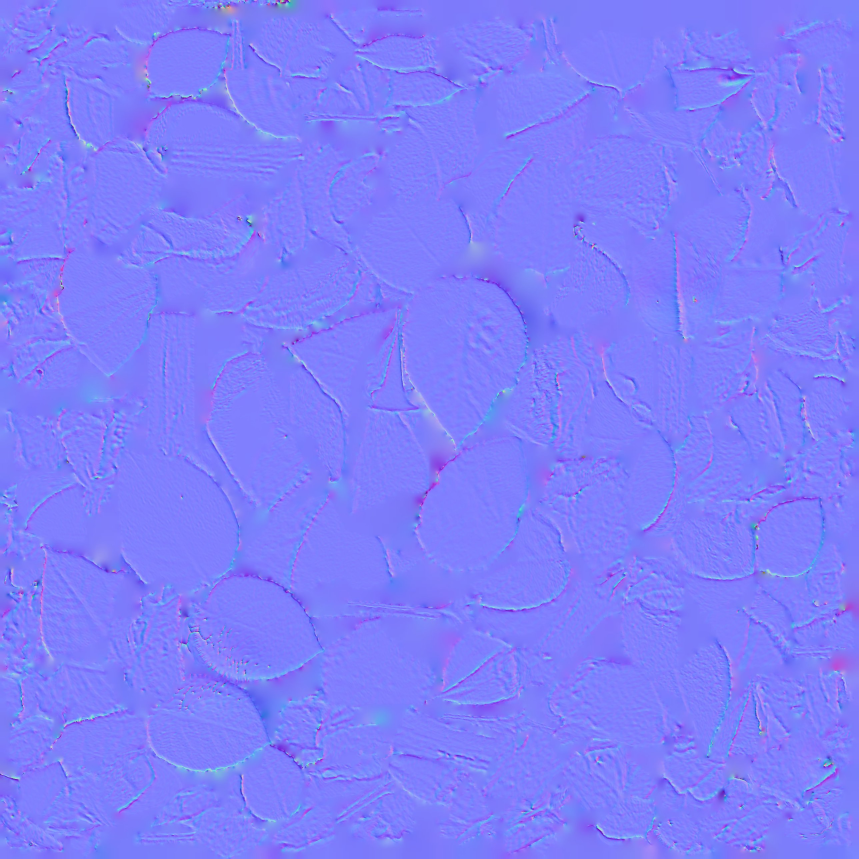
#> input picture data_archive/sources/50b48692-image.jpg, 2576 x 2576 px (shown at 1/3 size)
$ python -i loop_cube2.py   (imports and definitions only)
#> lines starting #> are read from the running program, lines starting #| are printed output that depends on the picture
### pipeline/common.py
import cv2, numpy as np, subprocess, os

W, H = (int(x_) for x_ in os.environ.get('DESIGN', '1280x720').split('x'))   # design canvas (720x1280 = 9:16)
FPS = 30
BPM = 100.0
BEAT = 60.0 / BPM


# [8 lines left out: function beat, not called in this run]


class Clip:
    # [17 lines left out: functions __init__, get, not called in this run]


def gradient_lut(stops):
    """stops: list of (pos, (r,g,b)). returns 256x3 BGR float32 LUT 0..1"""
    xs = np.linspace(0, 1, 256)
    lut = np.zeros((256, 3), np.float32)
    ps = [s[0] for s in stops]
    for c in range(3):
        lut[:, 2 - c] = np.interp(xs, ps, [s[1][c] / 255.0 for s in stops])
    return lut


EMBER = gradient_lut([(0.0, (4, 1, 2)), (0.22, (52, 6, 10)), (0.45, (160, 34, 18)),
                      (0.66, (226, 120, 30)), (0.84, (246, 196, 80)), (1.0, (255, 244, 214))])
AMBER = gradient_lut([(0.0, (6, 2, 1)), (0.3, (90, 22, 8)), (0.6, (214, 112, 26)),
                      (0.85, (250, 205, 110)), (1.0, (255, 250, 232))])


def luma(img):
    return (img[..., 0] * 0.114 + img[..., 1] * 0.587 + img[..., 2] * 0.299)


# [24 lines left out: functions grade_map, warm_split, bloom, not called in this run]


def vignette(h=H, w=W, k=0.55):
    y, x = np.mgrid[0:h, 0:w].astype(np.float32)
    x = (x - w / 2) / (w / 2)
    y = (y - h / 2) / (h / 2)
    r = np.sqrt(x * x * 0.8 + y * y)
    return np.clip(1 - k * r ** 2.2, 0, 1)[..., None].astype(np.float32)


_rng = np.random.default_rng(7)


# [5 lines left out: function grain, not called in this run]


def tonemap(img):
    # soft shoulder so highlights roll off instead of clipping (pristine look)
    return 1 - np.exp(-np.clip(img, 0, None) * 1.25) * 1.0 if False else np.clip(img / (1 + np.clip(img - 0.85, 0, None)), 0, 1)


class Writer:
    # [31 lines left out: functions __init__, write, close, not called in this run]


def soft_pulse(t, attack=0.12, release=0.45):
    """Delicate pulse: smooth rise (attack s) and gentle fall (release s) per beat, no hard edges.
    Stand-in for a smoothed audio envelope (RMS / low band) once the real track is in."""
    ph = t % BEAT
    up = np.clip(ph / attack, 0, 1)
    up = up * up * (3 - 2 * up)
    down = np.exp(-max(0.0, ph - attack) / release)
    bar = int(t / BEAT) % 4
    acc = 1.0 if (bar == 0 or os.environ.get('PULSE_NOACC')) else 0.7
    # blend from the tail of the previous beat so there is no step at the beat boundary
    prev_tail = np.exp(-(ph + BEAT - attack) / release)
    return float(max(up * down, prev_tail * (1 - up)) * acc)


# [21 lines left out: function halftone_color, not called in this run]

### pipeline/sheet_loop2.py
"""3D dot sheet, 15 s seamless loop, v2.
Fixes/additions vs loop v1:
 - no seams: each dot is split smoothly between the two nearest focus levels (no snapping)
 - no exposed edge: sheet starts right under the camera and is wider at the sides
 - steadier brightness: pass 1 measures each frame's brightness from the dots themselves,
   pass 2 applies a smoothed, loop-wrapped correction (partial, so the landscape still breathes)
 - subtle twinkle: individual ground-anchored dots glint; periodic per loop (seamless)
 - dust: ~1/3 as many specks, much smaller and fainter
Look, palette, tempo, horizon (1/4), travel and loop logic as loop v1."""
import sys
import opensimplex
from common import *

opensimplex.seed(70)
#> (this line was passed over: opensimplex is not available in this run)


def hexrgb(h):
    return tuple(int(h[i:i + 2], 16) for i in (0, 2, 4))


PAL = gradient_lut([(0.00, hexrgb('5A0620')), (0.14, hexrgb('8A0A34')), (0.30, hexrgb('C2183F')),
                    (0.48, hexrgb('D8542C')), (0.64, hexrgb('E8A322')), (0.80, hexrgb('F6B93A')),
                    (0.92, hexrgb('FFDC96')), (1.00, hexrgb('FFF1D8'))])
HAZE = np.array(hexrgb('E39A3C')[::-1], np.float32) / 255
DEEP = np.array(hexrgb('4A0418')[::-1], np.float32) / 255

FPX = H * 1.05
CAMY = 1.05
ZNEAR, ZFAR = 0.12, 20.0                       # sheet now starts under the camera (no exposed near edge)
DXW, DZW = 0.032, 0.040
S = 0.8
RES = 0.035
HORIZON = 0.25
LOOP = 15.0
SPEED = 0.78

rows = np.arange(ZNEAR, ZFAR, DZW, dtype=np.float32)
pts_x, pts_z, pts_c = [], [], []
for z in rows:
    half = max(z, 0.5) * (W / 2) / FPX * 1.3 + 1.4    # wider margin: camera sway never reveals the sides
    xs = np.arange(-half, half, DXW, dtype=np.float32)
    pts_x.append(xs); pts_z.append(np.full_like(xs, z))
PX = np.concatenate(pts_x); PZ = np.concatenate(pts_z)
COL_ID = np.round(PX / DXW).astype(np.int64)
UA, UB = PX.min() * S - 3, PX.max() * S + 3
VA, VB = PZ.min() * S - 3, PZ.max() * S + 8
uu = np.arange(UA, UB, RES); vv = np.arange(VA, VB, RES)


def lattice(z, sc=1.0):
    return opensimplex.noise3array(uu * sc, vv * sc, np.array([z]))[0].astype(np.float32)


# [21 lines left out: functions sample, field_raw, shape, not called in this run]


# ---- timing (identical to loop v1) ----
N = int(LOOP * FPS)
taus, trav = [0.0], [0.0]
for _i in range(N):
    _p = soft_pulse(_i / FPS)
    taus.append(taus[-1] + (1.0 + 1.6 * _p) / FPS)
    trav.append(trav[-1] + SPEED * (1.0 + 0.30 * _p) / FPS)
TAU_T = taus[N]
D = round(trav[N] / DZW) * DZW
ROWS_PER_LOOP = int(round(D / DZW))
trav = [x * D / trav[N] for x in trav]
TX = 4.0


# [24 lines left out: functions frame_field, hash01, twinkle, not called in this run]


# ---- dust: fewer, finer ----
rng = np.random.default_rng(11)
ND = 110
DX = rng.uniform(-3.5, 3.5, ND).astype(np.float32)
DY = rng.uniform(-0.3, 1.2, ND).astype(np.float32)
DZMIN, DZRANGE = 0.3, 7.5
DZ0 = rng.uniform(0, DZRANGE, ND).astype(np.float32)
DPH = rng.uniform(0, 6.28, ND).astype(np.float32)
DK = rng.integers(1, 3, ND).astype(np.float32)


# [15 lines left out: functions dust_z, splat, not called in this run]


def disc(r):
    k = int(np.ceil(r)) * 2 + 1
    yy, xx = np.mgrid[:k, :k] - k // 2
    rr = np.sqrt(xx * xx + yy * yy)
    d = np.clip(r + 0.5 - rr, 0, 1).astype(np.float32)
    d[rr > r - 0.8] *= 1.25
    return d / d.sum()


LEVELS = [('g', 0.7), ('g', 1.3), ('g', 2.2), ('d', 2.2), ('d', 3.6), ('d', 5.5), ('d', 8.0), ('d', 11.5)]
KER = {L: disc(r) for L, (k, r) in enumerate(LEVELS) if k == 'd'}
RAD = np.array([r if k == 'g' else r * 2 for k, r in LEVELS])
LRAD = np.log(RAD)
vig = vignette(k=0.45)
APER = 10.0
NEAR_GAIN = 9.0
GLOW = 1.0
EXP = 1.7
PITCH = float(np.arctan((0.5 - HORIZON) * H / FPX) + np.arctan(CAMY / 15.5))
CP, SP = np.cos(PITCH), np.sin(PITCH)
ZF = CAMY / np.tan(PITCH + 0.12) * 1.6


# [74 lines left out: functions geometry, brightness_proxy, render, not called in this run]


# [17 lines that do not run on import are left out]

### pipeline/loop_cube2.py
"""Cube <-> sphere dot form, v2 -- pristine version in the locked D look (matches the sheet benchmark's light).
- never stops: one full turn per loop about a tilted axis + a lagged, periodic speed swell and slow precession
- long, overlapping transitions: the morph travels across the form as a wave (2 s each way); every dot flies its own
  curved path (swells outward and swirls around the form's axis mid-flight), then settles
- light: small hot-white cores, gold glow, bloom over the bright areas, sparse flaring glints, focus on the front
  with only the back softening, fine background specks; delicate light-only pulse on the beat
Seamless loop of 14 beats at 146 BPM (144 frames @ 25 fps)."""
import sys
import numpy as np, cv2
import common
common.FPS = 25
from common import W, H, luma, Writer
import sheet_loop2 as L

FPS = 25
N = 144
T = N / FPS
BEATS = 14
rng = np.random.default_rng(21)

# ---- lattice: shell of a cube, 15 x 15 per face ----
n = 15
g = np.linspace(-1, 1, n)
X, Y, Z = np.meshgrid(g, g, g, indexing='ij')
sh = (np.abs(X) > 0.999) | (np.abs(Y) > 0.999) | (np.abs(Z) > 0.999)
P = np.stack([X[sh], Y[sh], Z[sh]], 1)
NP = len(P)
SPH = P / np.linalg.norm(P, axis=1, keepdims=True) * 1.15


def rodrigues(v, ax, ang):
    ax = ax / np.linalg.norm(ax)
    c, s = np.cos(ang)[:, None], np.sin(ang)[:, None]
    return v * c + np.cross(ax[None], v) * s + ax[None] * (v @ ax)[:, None] * (1 - c)


def rot_to(a, b):
    a = a / np.linalg.norm(a); b = b / np.linalg.norm(b)
    v = np.cross(a, b); c = np.dot(a, b)
    K = np.array([[0, -v[2], v[1]], [v[2], 0, -v[0]], [-v[1], v[0], 0]])
    return np.eye(3) + K + K @ K / (1 + c)


R0 = rot_to(np.array([1.0, 1.0, 1.0]), np.array([0.0, 0.0, 1.0]))     # corner-on at the loop start (hexagon)
# [2 lines not run here, left out]

# ---- overlapping motion ----
LAG = 0.05 + 0.13 * (P[:, 1] + 1) / 2 + rng.uniform(0, 0.04, NP)     # follow-through on the speed swells (s)
# [2 lines not run here, left out]
s_in = (P @ WIN - (P @ WIN).min()) / np.ptp(P @ WIN) + rng.uniform(-0.06, 0.06, NP)
s_out = (P @ WOUT - (P @ WOUT).min()) / np.ptp(P @ WOUT) + rng.uniform(-0.06, 0.06, NP)
DUR = 1.05 + rng.uniform(-0.12, 0.12, NP)                              # each dot's own flight time
SWIRL = rng.uniform(0.6, 1.0, NP)
IN0, IN_SPREAD = 0.55, 1.05                                            # wave in: starts 0.55 s, spreads over 1.05 s
OUT0, OUT_SPREAD = 3.25, 1.05


def ease(x):                                   # smootherstep with a whisper of overshoot -> soft settle
    x = np.clip(x, 0, 1)
    e = x * x * x * (x * (6 * x - 15) + 10)
    return e + 0.045 * np.sin(np.pi * x) ** 2 * np.sin(np.pi * np.clip((x - 0.5) * 2, 0, 1))


def morph_state(t):
    """per-dot morph amount m (0 cube .. 1 sphere) and mid-flight factor f (0 at rest, 1 mid-flight)"""
    t = np.mod(t, T)
    xi = (t - (IN0 + IN_SPREAD * s_in)) / DUR
    xo = (t - (OUT0 + OUT_SPREAD * s_out)) / DUR
    mi, mo = ease(xi), ease(xo)
    m = mi - mo
    f = np.sin(np.pi * np.clip(xi, 0, 1)) ** 1.5 + np.sin(np.pi * np.clip(xo, 0, 1)) ** 1.5
    return m, f, (xo > 0) * 1.0


def angles(t):
    """main turn (never stops) + lagged swell + precession, all periodic over the loop"""
    tl = t - LAG
    a1 = 2 * np.pi * t / T + 0.42 * np.sin(2 * np.pi * 2 * tl / T + 0.6)        # speed swells twice per loop, never < 0
    a2 = 0.22 * np.sin(2 * np.pi * tl / T + 1.1)
    return a1, a2


def positions(t):
    m, f, outphase = morph_state(t)
    base = P * (1 - m[:, None]) + SPH * m[:, None]
    # curved flight: swell outward + swirl around the form's own vertical axis, strongest mid-flight
    rad = base / np.maximum(np.linalg.norm(base, axis=1, keepdims=True), 1e-6)
    sw = np.cross(np.array([0.0, 1.0, 0.0])[None], base)
    direction = 1 - 2 * outphase                                                   # swirl one way in, the other way out
    base = base + rad * (0.20 * f)[:, None] + sw * (0.30 * f * SWIRL * direction)[:, None]
    v = base @ R0.T
    a1, a2 = angles(t)
    v = rodrigues(v, AX2, a2)
    v = rodrigues(v, AX, a1)
    return v, f


D = 7.4
FOC = H * 0.205 * D
# [1 line not run here, left out]
GSEL = rng.random(NP) < 0.045; GK = rng.integers(1, 4, NP); GPH = rng.random(NP)
NSP = 360
SPX = rng.uniform(0, W, NSP); SPY = rng.uniform(0, H, NSP); SPA = rng.uniform(2, 10, NSP); SPP = rng.uniform(0, 6.28, NSP)
SPK = rng.integers(1, 3, NSP); SPB = rng.uniform(0.2, 1.0, NSP) ** 2
SPR = 0.6 + (rng.random(NSP) < 0.07) * rng.uniform(3, 8, NSP)
SPC = L.PAL[((0.55 + 0.35 * rng.random(NSP)) * 255).astype(np.uint8)]


def pulse(t):
    ph = np.mod(t / T * BEATS, 1.0)
    return np.exp(-ph / 0.28) * (1 - np.exp(-ph / 0.03))


def project(q):
    z = D - q[:, 2]
    return W / 2 + FOC * q[:, 0] / z, H / 2 - FOC * q[:, 1] / z, z


def splat_levels(U, V, C, Wt, Rr):
    lr = np.clip(np.log(Rr), L.LRAD[0], L.LRAD[-1])
    k0 = np.clip(np.searchsorted(L.LRAD, lr) - 1, 0, len(L.RAD) - 2)
    fr = ((lr - L.LRAD[k0]) / (L.LRAD[k0 + 1] - L.LRAD[k0])).astype(np.float32)
    img = np.zeros((H, W, 3), np.float32)
    for Lv, (kind, rad) in enumerate(L.LEVELS):
        wl = np.where(k0 == Lv, 1 - fr, 0) + np.where(k0 + 1 == Lv, fr, 0)
        mm = wl > 1e-4
        if not mm.any():
            continue
        ww = Wt[mm] * wl[mm]
        if kind == 'g':
            acc = np.stack([L.splat(U[mm], V[mm], ww * C[mm, c], H, W) for c in range(3)], -1)
            img += cv2.GaussianBlur(acc, (0, 0), rad) * (rad / 0.7) ** 1.2
        else:
            acc = np.stack([L.splat(U[mm] / 2, V[mm] / 2, ww * C[mm, c], H // 2, W // 2) for c in range(3)], -1)
            img += cv2.resize(cv2.filter2D(acc, -1, L.KER[Lv]) * (rad / 2.2) ** 1.2 * 1.6, (W, H))
    return img


def render(i):
    t = i / FPS
    p = pulse(t)
    q, f = positions(t)
    u, v, z = project(q)
    nrm = q / np.maximum(np.linalg.norm(q, axis=1, keepdims=True), 1e-6)
    lam = np.clip(nrm @ LK, 0, 1)
    near = np.clip((q[:, 2] + 1.3) / 2.6, 0, 1)
    val = np.clip(0.02 + 0.50 * near ** 1.2 + 0.55 * lam * near, 0, 1)
    val = val * val * (3 - 2 * val)
    val = np.clip(val + 0.12 * f * near, 0, 1)                    # dots in flight catch a little more light
    col = L.PAL[((0.04 + 0.96 * val) * 255).astype(np.uint8)]
    fog = (1 - near)[:, None] ** 1.6 * 0.6
    col = col * (1 - fog) + L.DEEP * fog
    tw = GSEL * np.maximum(np.sin(2 * np.pi * (GK * t / T + GPH)), 0) ** 30 * (0.3 + 0.7 * val)
    w = (0.20 + 0.80 * val ** 1.3) * (0.10 + 0.90 * near ** 1.6) * 9.5 * (1 + 4.0 * tw)
    col = col * (1 - tw[:, None] * 0.6) + L.PAL[255][None] * tw[:, None] * 0.6
    zf = D - 1.05                                                  # focus on the front of the form
    r = np.maximum(0.75, 46.0 * np.maximum(1 / zf - 1 / z, 0) * D + 8.0 * np.maximum(1 / z - 1 / zf, 0) * D)
    # 180-degree shutter
    K = 6
    U, V, C, Wt, Rr = [], [], [], [], []
    for k in range(K):
        uk, vk, _ = project(positions(t + (k + 0.5) / K * 0.5 / FPS)[0])
        U.append(uk); V.append(vk); C.append(col); Wt.append(w / K); Rr.append(r)
    U, V, C, Wt, Rr = map(np.concatenate, (U, V, C, Wt, Rr))
    img = splat_levels(U, V, C, Wt, Rr)
    # background specks (periodic wobble / twinkle)
    ph = 2 * np.pi * SPK * t / T + SPP
    su = SPX + SPA * np.cos(ph); sv = SPY + SPA * 0.6 * np.sin(ph)
    stw = 0.35 + 0.65 * np.maximum(np.sin(ph * 2 + SPP), 0) ** 3
    img += splat_levels(su, sv, SPC, SPB * stw * 0.9, SPR)
    img *= L.EXP * (0.96 + 0.08 * p)
    # per-dot glow (bright dots + glints glow most) -- as the benchmark
    gw = w * (0.25 + 0.75 * val) ** 1.5 * (1 + 3.0 * tw)
    gacc = np.stack([L.splat(u / 2, v / 2, gw * col[:, c], H // 2, W // 2) for c in range(3)], -1)
    halo = cv2.GaussianBlur(gacc, (0, 0), 2.0) + cv2.GaussianBlur(gacc, (0, 0), 6.0) * 0.8
    img = img + cv2.resize(halo, (W, H)) * L.EXP * L.GLOW * (0.9 + 0.2 * p)
    # bloom over the bright areas + glint flares
    hi = np.clip(img - 0.55, 0, None)
    sm = cv2.resize(hi, (W // 4, H // 4), interpolation=cv2.INTER_AREA)
    img = img + cv2.resize(cv2.GaussianBlur(sm, (0, 0), 3) * 0.35 + cv2.GaussianBlur(sm, (0, 0), 10) * 0.30, (W, H)) * (0.9 + 0.2 * p)
    fl = tw > 0.05
    if fl.any():
        facc = L.splat(u[fl], v[fl], tw[fl] * 6.0, H, W)
        flare = cv2.GaussianBlur(facc, (0, 0), 1.2) * 2.0 + cv2.GaussianBlur(facc, (0, 0), 5.0) * 1.2
        img = img + flare[..., None] * L.PAL[250][None, None]
    img = img * L.vig
    Lm = luma(img)[..., None]
    sat = 1.0 + 0.30 * np.exp(-((Lm - 0.35) / 0.25) ** 2)
    img = np.clip(Lm + (img - Lm) * sat, 0, None)
    Lm = luma(img)[..., None]
    Lt = Lm / (1 + Lm * 0.85)
    return np.clip(img * (Lt / np.maximum(Lm, 1e-5)) * 1.25, 0, 1)


# [9 lines not run here, left out]

>>> import cv2
>>> picture = cv2.imread('../data_archive/sources/50b48692-image.jpg')
#> picture is the input picture: shape (2576, 2576, 3); mean B, G, R 251.9, 127, 127.2
>>> result = render(picture)
#> in pulse, `ph = np.mod(t / T * BEATS, 1.0)`:
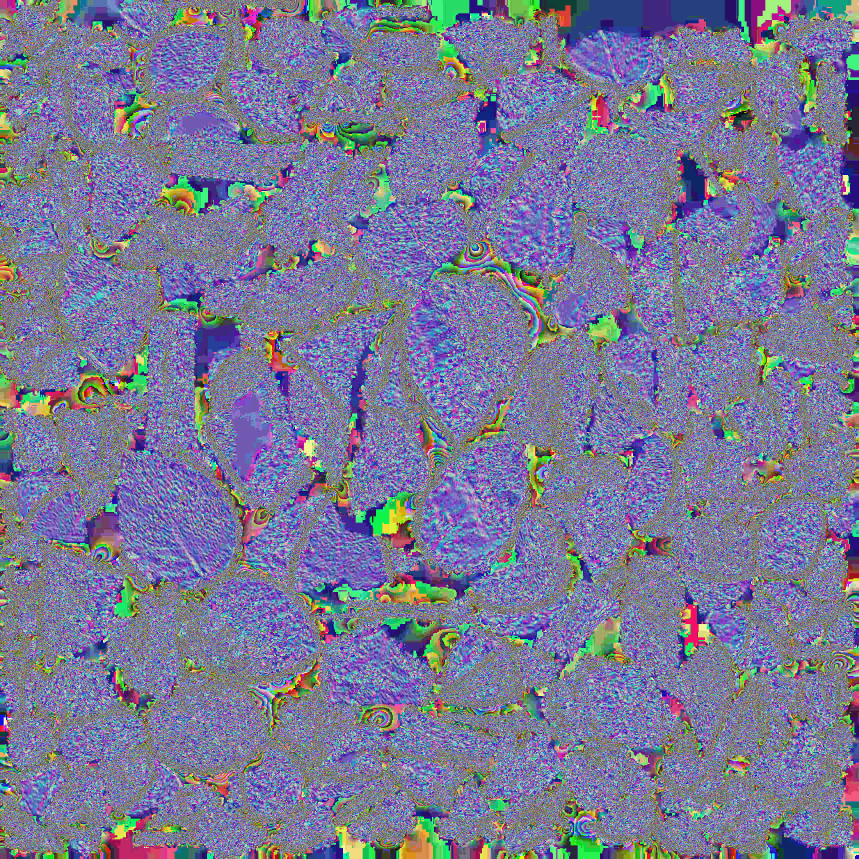
#> ph: shape (2576, 2576, 3) float64 (shown at 1/3 size); mean B, G, R 0.595, 0.478, 0.476
#> in pulse, `return np.exp(-ph / 0.28) * (1 - np.exp(-ph / 0.03))`:
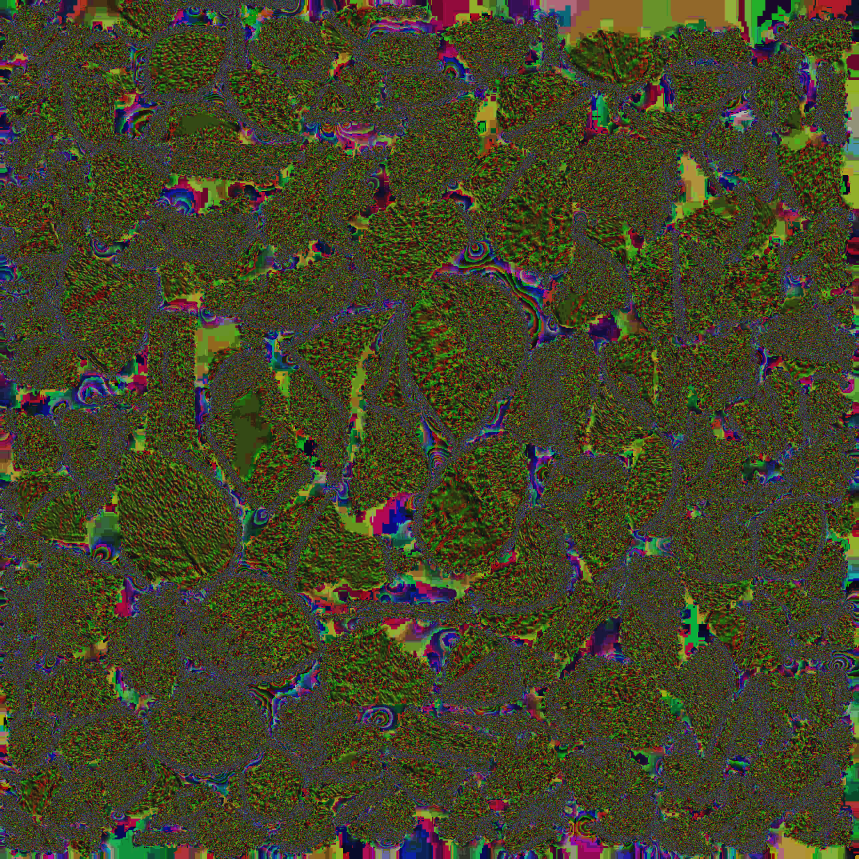
#> returned value: shape (2576, 2576, 3) float64 (shown at 1/3 size); mean of channels 0, 1, 2 0.156, 0.262, 0.262; drawn as B, G, R
#> in morph_state, `t = np.mod(t, T)`:
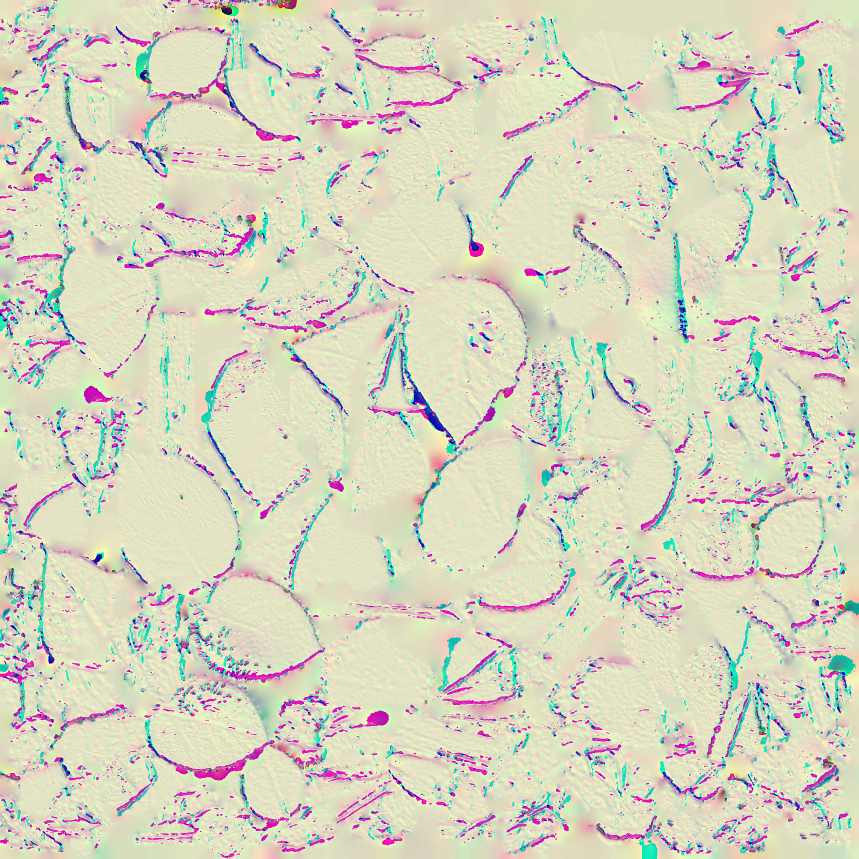
#> t: shape (2576, 2576, 3) float64 (shown at 1/3 size); mean of channels 0, 1, 2 4.32, 4.8, 4.84; drawn with min black and max white
#> (the run stopped early here; a loop or call above may not have finished)
